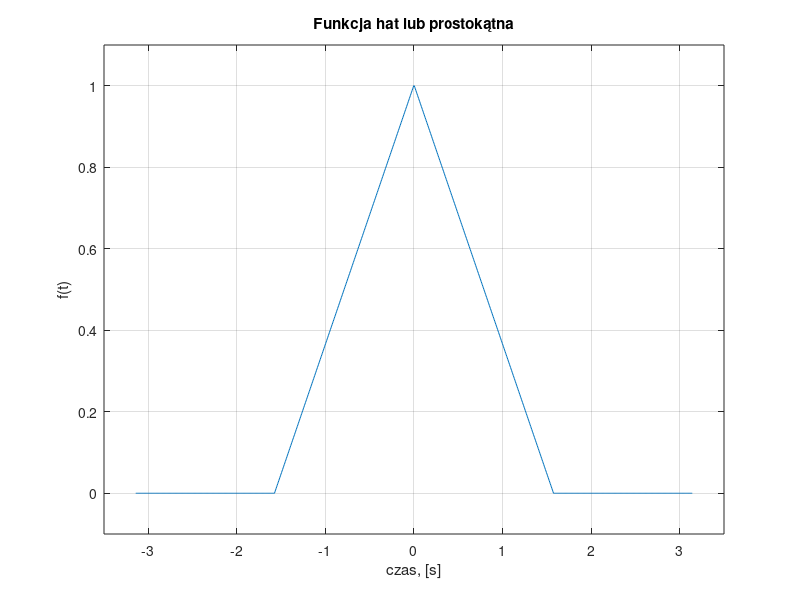
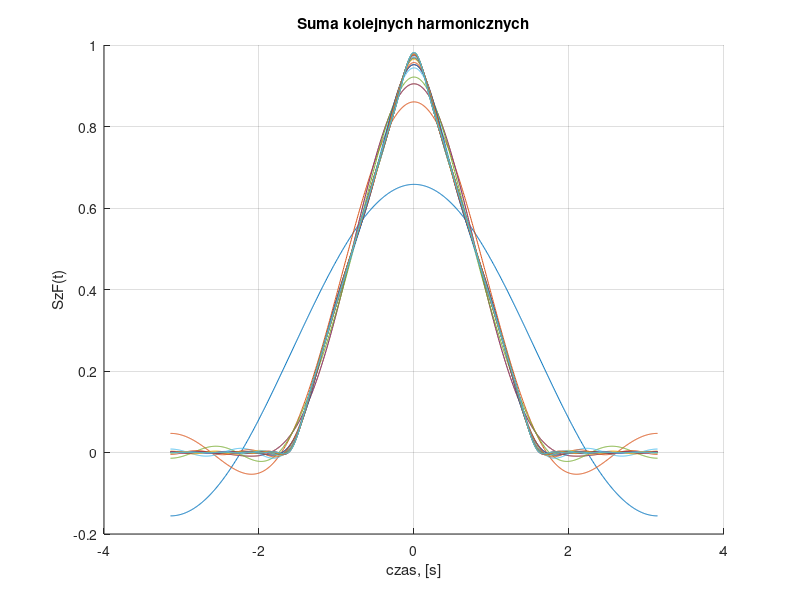
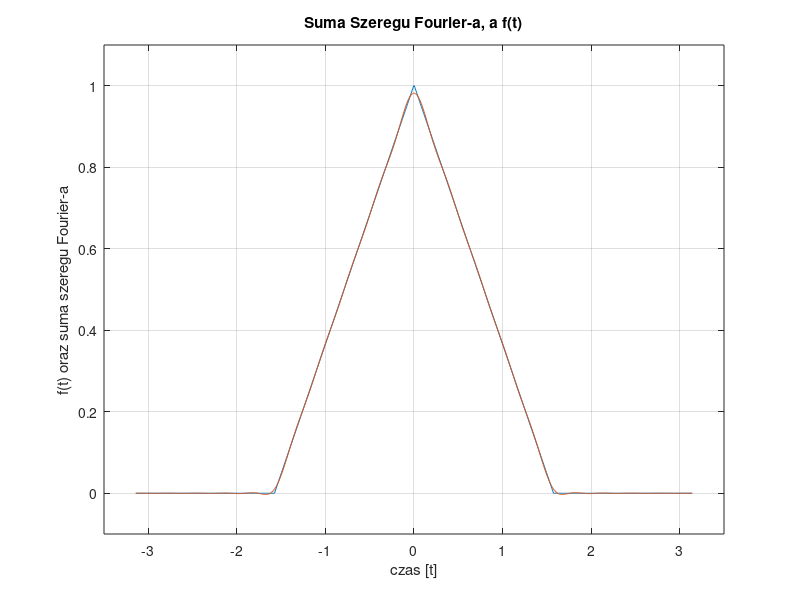
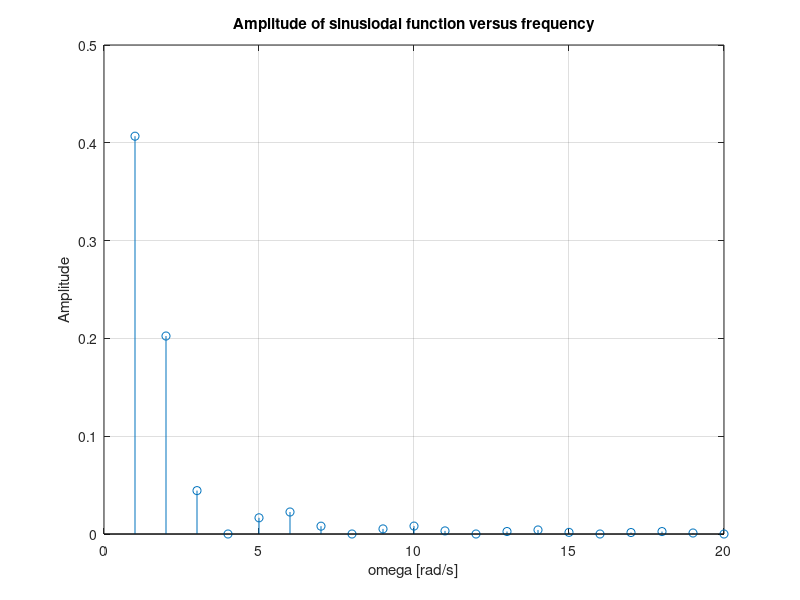

Write MATLAB code to recreate these figures, in order.
clear all;
close all;
clc;

%% Dziedzina

T = 2*pi;        % okres funkcji
N = 1024;        % liczba próbek

dt = T/(N-1);
t = -T/2:dt:T/2; % wektor czasu

Max = 20;        % Gróna granica sumy

%% Tworzenie funkcji ala trójkątnej

rise = (1:1:256)/256;
fall = fliplr(rise);

% Funkcja hat
f = [zeros(1,256), rise, fall, zeros(1,256)];

% Funkcja prostokątna
%f = [zeros(1,256), ones(1,512), zeros(1,256)];


% wyrysowanie funkcji
figure(1);
plot(t,f);
grid on;
title('Funkcja hat lub prostokątna');
xlabel('czas, [s]');
ylabel('f(t)');
axis([-3.5 3.5 -0.1 1.1]);

%% Rzeczywisty Szereg Fouriera

figure(2);
hold on;
grid on;
title('Suma kolejnych harmonicznych');
xlabel('czas, [s]');
ylabel('SzF(t)');

A0 = 2/T*sum(f.*dt);
SzF = A0/2;

for k=1:Max
    
    A(k) = 2/T*sum(f.*cos(2*pi/T*k*t).*dt);
    B(k) = 2/T*sum(f.*sin(2*pi/T*k*t).*dt);
    SzF = SzF + A(k)*cos(2*pi/T*k*t) + B(k)*sin(2*pi/T*k*t);
    
    plot(t,SzF);
    pause(0.1);
    
end

figure(3);
plot(t,f);
grid on;
hold on;
plot(t,SzF);
axis([-3.5 3.5 -0.1 1.1]);
title('Suma Szeregu Fourier-a, a f(t)');
xlabel('czas [t]');
ylabel('f(t) oraz suma szeregu Fourier-a');
%% Amplitudy i fazy funkcji sinusoidalnych

Amp = sqrt(A.^2+B.^2);
Phase = atan(B./A);
omega = [2*pi/T*(1:1:Max)];

figure(4);
stem(omega, Amp);
title('Amplitude of sinusiodal function versus frequency');
xlabel('omega [rad/s]');
ylabel('Amplitude');
grid on;

figure(5);
stem(omega, Phase);
title('Phase of sinusiodal function versus frequency');
xlabel('omega [rad/s]');
ylabel('Phase [rad]');
grid on;

%% Rekonstrukcja z fal sinusoidalnych

SzF = A0/2;

for k=1:Max
    
    SzF = SzF + Amp(k)*sin(2*pi/T*k*t + Phase(k)+pi/2);
    
end

figure(6);
plot(t,f);
grid on;
title('Suma fal sinusoidalnych a f(t)');
xlabel('czas, [s]');
ylabel('f(t)');
axis([-3.5 3.5 -0.1 1.1]);
hold on;
plot(t,SzF);
